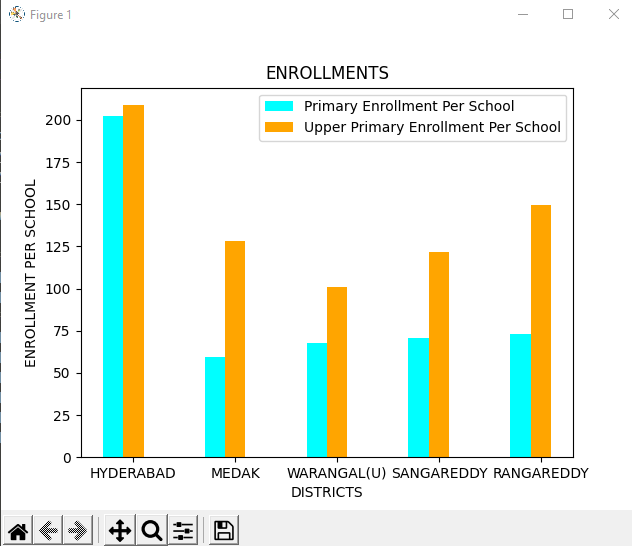

This figure's Python source:

import matplotlib.pyplot as plt
import numpy as np
  
# create data
x = np.arange(5)
y1 = [202.0338658,59.28062016,67.55614973,70.44456641,73.32340862]
y2 = [208.7024648,128.3492063,100.6448087,121.8951613,149.5419355]

width = 0.2
  
# plot data in grouped manner of bar type
plt.bar(x-0.2, y1, width, color='cyan')
plt.bar(x, y2, width, color='orange')
#plt.bar(x+0.2, y3, width, color='green')
plt.xticks(x, ['HYDERABAD', 'MEDAK', 'WARANGAL(U)', 'SANGAREDDY', 'RANGAREDDY'])
plt.xlabel("DISTRICTS")
plt.ylabel("ENROLLMENT PER SCHOOL")
plt.legend(["Primary Enrollment Per School", "Upper Primary Enrollment Per School"])
plt.title('ENROLLMENTS')
plt.show()
